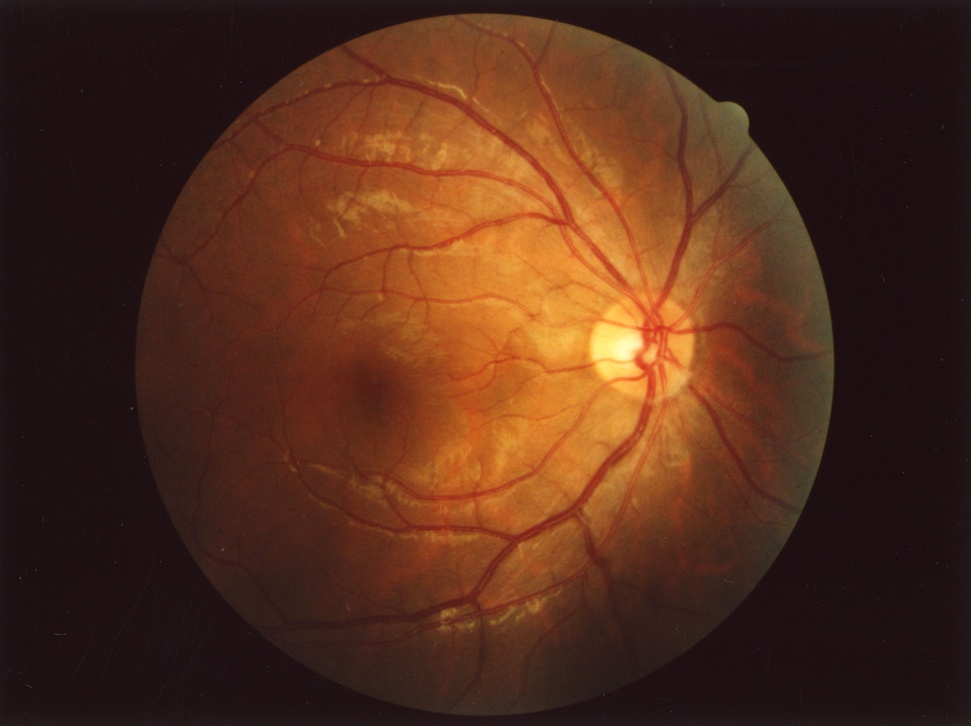
#> input picture ImageFormatting/wideShot.jpg, 971 x 726 px, shrunk from 3000 x 2244 before the run
$ python imageFormatting2.py
#> lines starting #> are read from the running program, lines starting #| are printed output that depends on the picture
import json


import smartcrop
from PIL import Image

def getSmallestSide(filepath):
#> called with filepath = 'wideShot.jpg'
    width, height = Image.open(filepath).size
#> width = 971; height = 726
    return min([width,height])
x = getSmallestSide('wideShot.jpg')
#> x = 726


import numpy as np

image=Image.open('wideShot.jpg')
#> image is the input picture: PIL image 971x726 RGB; mean R, G, B 82.9, 45.1, 28.1
image.load()

image_data = np.asarray(image)
image_data_bw = image_data.max(axis=2)
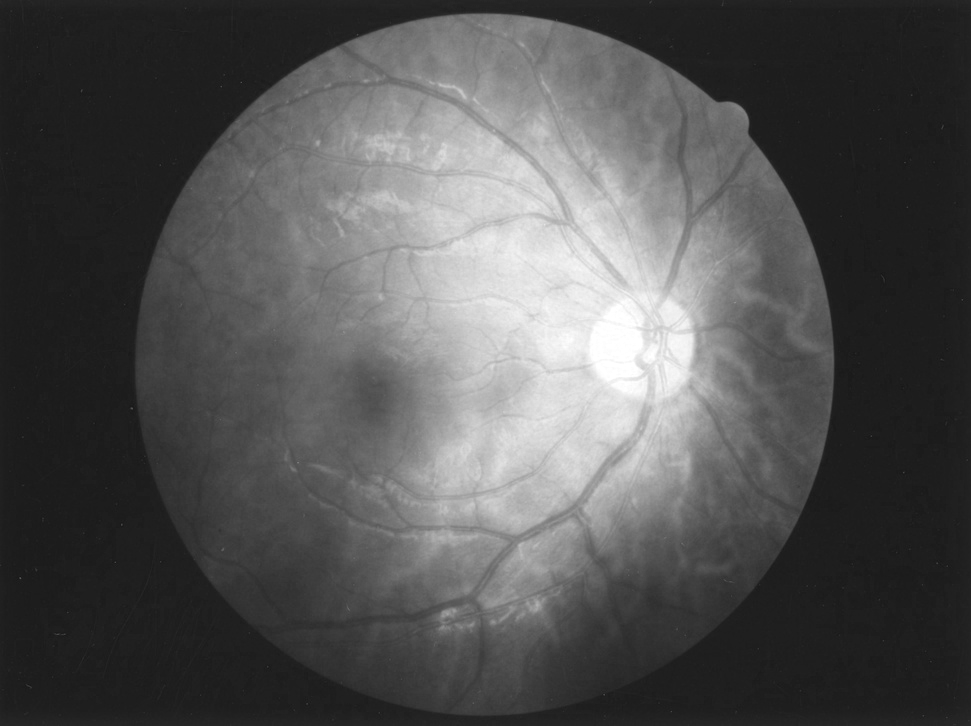
#> image_data_bw: shape (726, 971); min 21, max 255, mean 82.9
non_empty_columns = np.where(image_data_bw.max(axis=0)<255)[0]
#> non_empty_columns = 913 values from 0 to 970
non_empty_rows = np.where(image_data_bw.max(axis=1)<255)[0]
#> non_empty_rows = 642 values from 0 to 725
cropBox = (min(non_empty_rows), max(non_empty_rows), min(non_empty_columns), max(non_empty_columns))
#> cropBox = (0, 725, 0, 970)

image_data_new = image_data[cropBox[0]:cropBox[1]+1, cropBox[2]:cropBox[3]+1 , :]

new_image = Image.fromarray(image_data_new)
new_image.save('L_2d_cropped.png')
